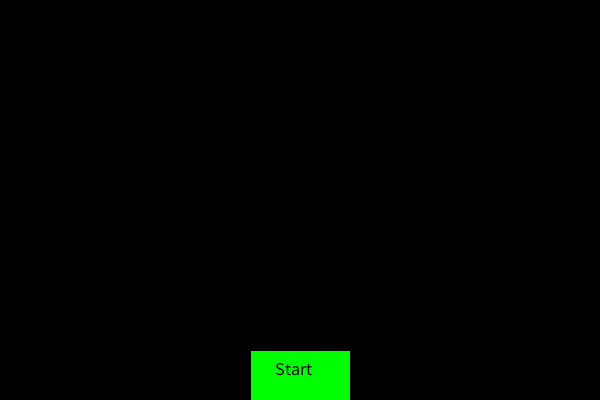
Frame 1 (no input)
Frame 60 (the mouse pressed at the canvas centre just before this capture): identical to frame 1, image omitted
Frame 120 (the mouse held since frame 60 and released just before this capture): identical to frame 1, image omitted

The Processing sketch that drew this single still picture (run headless with seeded random() and noise(); from frame 60 on, the mouse is pressed at the canvas centre):

// Processing sketch: Moduleopgave_4
// ── Moduleopgave_4.pde
int schijfX = 0;
int schijfY = 0;
int schijfGrootte = 0;
boolean richting = false; //false = links, true = rechts

int snelheid = 60;

int hits = 0;
int misses = 0;

final int knopHoogte = 50;
final int knopBreedte = 100;
int knopX = 0;
int knopY = 0;
String knopTekst = "";

boolean start = false;

void setup() {  
  size(600, 400);
  background(0);
  textSize(18);
  
  frameRate(snelheid);

  knopX = (width / 2) - knopBreedte / 2;
  knopY = height - knopHoogte;

  schijfGrootte = width / 12;
  schijfX = width / 2;
  schijfY = height / 2;
}

void draw() {
  background(0);
  userInterface(); 
  
  if(start)
    schietSchijf();
}

void mousePressed() {
  if((mouseX >= schijfX - schijfGrootte / 2) && (mouseX <= schijfX + schijfGrootte / 2) && 
    (mouseY >= schijfY - schijfGrootte / 2) && (mouseY <= schijfY + schijfGrootte / 2)) {
    println("hit");
    hits++;
  } 
  else if((mouseX >= knopX) && (mouseX <= knopX + knopBreedte) &&
            (mouseY >= knopY) && (mouseY <= knopY + knopHoogte)) {
    start = !start;
    println("Toggled start");
    
    misses = 0;
    hits = 0;
    
    schijfX = width / 2;
    schijfY = height / 2;
  }
  else {
    println("miss");
    misses++;
  }
}


//==================[User interface]==================

void userInterface() {
  if(start) {
    fill(255);
    text("Aantal raak: "+hits+"\nAantal mis: "+misses, 0, 0 + textAscent());
    knopTekst = "Stop";
  } else
    knopTekst = "Start";
    
  fill(0,255,0);
  rect(knopX, knopY, knopBreedte, knopHoogte);

  fill(0);  
  text(knopTekst, knopX + knopBreedte / 4, knopY + knopHoogte / 2);
  
}

//==================[Schietschijf functies]==================
void schietSchijf() {
  tekenSchijf();
  
  if(richting)
    schijfX = constrain(++schijfX, 0 + schijfGrootte / 2, width - schijfGrootte / 2);
  else 
    schijfX = constrain(--schijfX, 0 + schijfGrootte / 2, width - schijfGrootte / 2);
    
  if((schijfX ==  schijfGrootte / 2) || (schijfX == width - schijfGrootte / 2))
    richting = !richting;
    
    
}

void tekenSchijf() {
  fill(255, 0, 0);
  ellipse(schijfX, schijfY, schijfGrootte, schijfGrootte);
  fill(255, 255, 255);
  ellipse(schijfX, schijfY, schijfGrootte / 1.5, schijfGrootte / 1.5);
  fill(255, 0, 0);
  ellipse(schijfX, schijfY, schijfGrootte / 3, schijfGrootte / 3);
  fill(255, 255, 255);
  ellipse(schijfX, schijfY, schijfGrootte / 6, schijfGrootte / 6);
}
